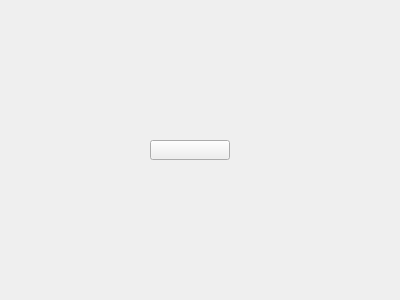
<?xml version="1.0" encoding="UTF-8"?>
<ui version="4.0">
 <class>Widget</class>
 <widget class="QWidget" name="Widget">
  <property name="geometry">
   <rect>
    <x>0</x>
    <y>0</y>
    <width>400</width>
    <height>300</height>
   </rect>
  </property>
  <property name="sizePolicy">
   <sizepolicy hsizetype="Fixed" vsizetype="Fixed">
    <horstretch>0</horstretch>
    <verstretch>0</verstretch>
   </sizepolicy>
  </property>
  <property name="windowTitle">
   <string>Widget</string>
  </property>
  <widget class="QPushButton" name="pushButton_4">
   <property name="geometry">
    <rect>
     <x>150</x>
     <y>140</y>
     <width>80</width>
     <height>20</height>
    </rect>
   </property>
   <property name="icon">
    <iconset resource="image.qrc">
     <normaloff>:/new/prefix1/image/earth.jpg</normaloff>:/new/prefix1/image/earth.jpg</iconset>
   </property>
  </widget>
 </widget>
 <resources>
  <include location="image.qrc"/>
 </resources>
 <connections/>
</ui>
